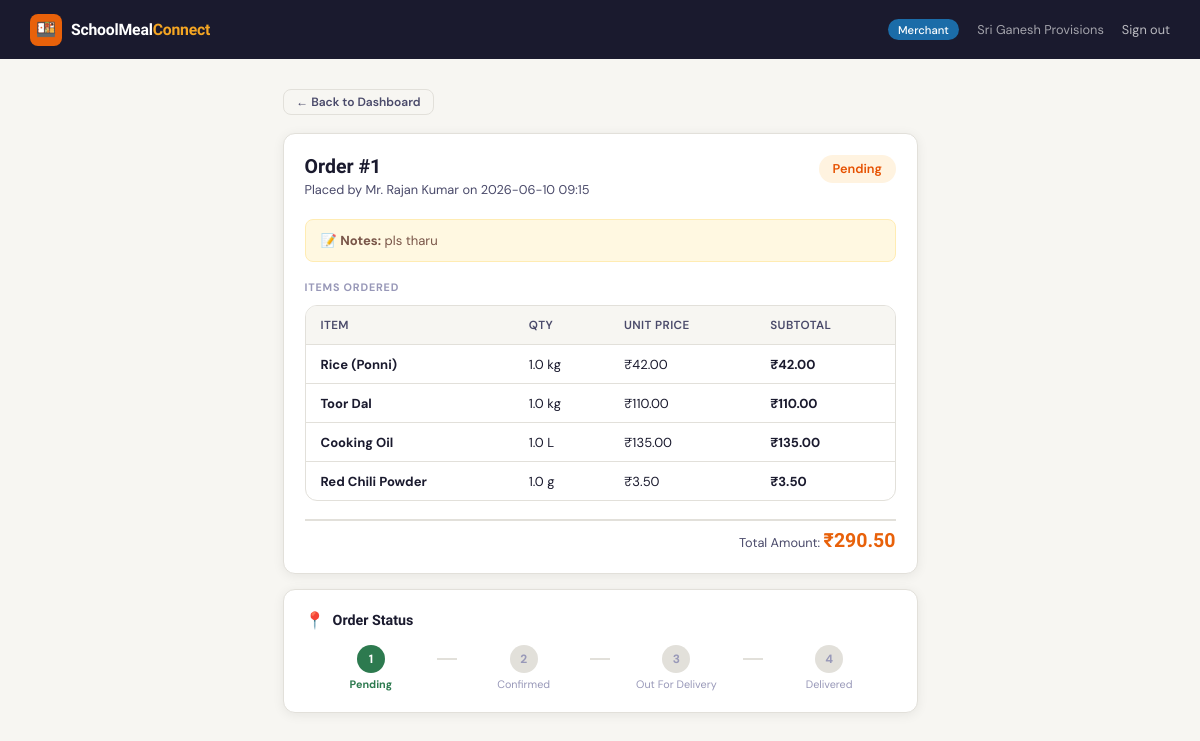
The page /order/1 (signed in) on the database its author committed.
### tables this page shows
CREATE TABLE orders (
            id           INTEGER PRIMARY KEY AUTOINCREMENT,
            placed_by    INTEGER NOT NULL REFERENCES users(id),
            delivery_id  INTEGER REFERENCES users(id),
            status       TEXT    NOT NULL DEFAULT 'pending'
                             CHECK(status IN ('pending','confirmed','out_for_delivery','delivered','cancelled')),
            total_amount REAL    NOT NULL DEFAULT 0,
            notes        TEXT,
            created_at   TIMESTAMP DEFAULT CURRENT_TIMESTAMP
        );

CREATE TABLE users (
            id            INTEGER PRIMARY KEY AUTOINCREMENT,
            username      TEXT    UNIQUE NOT NULL,
            password_hash TEXT    NOT NULL,
            role          TEXT    NOT NULL CHECK(role IN ('principal','school_staff','merchant','delivery')),
            name          TEXT    NOT NULL,
            phone         TEXT,
            created_at    TIMESTAMP DEFAULT CURRENT_TIMESTAMP
        );

CREATE TABLE order_items (
            id           INTEGER PRIMARY KEY AUTOINCREMENT,
            order_id     INTEGER NOT NULL REFERENCES orders(id),
            inventory_id INTEGER REFERENCES inventory(id),
            item_name    TEXT    NOT NULL,
            quantity     REAL    NOT NULL,
            unit         TEXT    NOT NULL,
            unit_price   REAL    NOT NULL
        );

### app.py (the view)
@app.route('/order/<int:order_id>')
def order_detail(order_id):
    user = current_user()
    if not user: return redirect(url_for('index'))
    db = get_db()
    order = db.execute('SELECT o.*, u.name as staff_name FROM orders o JOIN users u ON o.placed_by=u.id WHERE o.id=?', (order_id,)).fetchone()
    items = db.execute('SELECT * FROM order_items WHERE order_id=?', (order_id,)).fetchall()
    return render_template('order_detail.html', user=user, order=order, items=items)

### app.py (called while the page is built)
@app.before_request
def setup():
    init_db()

def current_user():
    return session.get('user')

### database.py (called while the page is built)
def get_db():
    if 'db' not in g:
        g.db = sqlite3.connect(DATABASE)
        g.db.row_factory = sqlite3.Row
        g.db.execute("PRAGMA foreign_keys = ON")
    return g.db

### templates/order_detail.html (shortened to what this page needs)
{% extends "base.html" %}
{% block content %}
<div class="page" style="max-width:680px">
  <div style="margin-bottom:1.2rem">
    <a href="{{ url_for('dashboard') }}" class="btn btn-ghost btn-sm">← Back to Dashboard</a>
  </div>
  <div class="card">
    <div style="display:flex;align-items:flex-start;justify-content:space-between;margin-bottom:1.4rem;flex-wrap:wrap;gap:.8rem">
      <div>
        <div style="font-family:'Sora',sans-serif;font-size:1.3rem;font-weight:700;color:var(--ink)">Order #{{ order.id }}</div>
        <div style="font-size:.85rem;color:var(--ink-mid);margin-top:.2rem">Placed by {{ order.staff_name }} on {{ order.created_at[:16] }}</div>
      </div>
      <span class="badge badge-{{ order.status }}" style="font-size:.85rem;padding:.35rem .9rem">{{ order.status.replace('_',' ').title() }}</span>
    </div>
    {% if order.notes %}
    <div style="background:#FFF8E1;border:1px solid #FFECB3;border-radius:8px;padding:.8rem 1rem;margin-bottom:1.2rem;font-size:.87rem;color:#795548">
      📝 <strong>Notes:</strong> {{ order.notes }}
    </div>
    {% endif %}
    <div class="section-label">Items Ordered</div>
    <div class="table-wrap" style="margin-bottom:1.2rem">
      <table>
        <thead><tr><th>Item</th><th>Qty</th><th>Unit Price</th><th>Subtotal</th></tr></thead>
        <tbody>
        {% for item in items %}
          <tr>
            <td><strong>{{ item.item_name }}</strong></td>
            <td>{{ item.quantity }} {{ item.unit }}</td>
            <td>₹{{ "%.2f"|format(item.unit_price) }}</td>
            <td><strong>₹{{ "%.2f"|format(item.quantity * item.unit_price) }}</strong></td>
          </tr>
        {% endfor %}
        </tbody>
      </table>
    </div>
    <div style="text-align:right;padding-top:.5rem;border-top:2px solid var(--border)">
      <span style="font-size:.85rem;color:var(--ink-mid)">Total Amount: </span>
      <span style="font-family:'Sora',sans-serif;font-size:1.3rem;font-weight:700;color:var(--saffron)">₹{{ "%.2f"|format(order.total_amount) }}</span>
    </div>
  </div>
  <div class="card" style="margin-top:1rem">
    <div class="card-title"><span class="icon">📍</span> Order Status</div>
    <div style="display:flex;align-items:center;gap:0;margin-top:.5rem">
      {% set statuses = ['pending','confirmed','out_for_delivery','delivered'] %}
      {% set idx = statuses.index(order.status) if order.status in statuses else 0 %}
      {% for s in statuses %}
      {% set i = loop.index0 %}
      <div style="flex:1;text-align:center">
        <div style="width:28px;height:28px;border-radius:50%;margin:0 auto;display:flex;align-items:center;justify-content:center;font-size:.8rem;font-weight:700;
          background:{% if i <= idx %}var(--leaf){% else %}var(--border){% endif %};
          color:{% if i <= idx %}#fff{% else %}var(--ink-soft){% endif %}">
          {% if i < idx %}✓{% else %}{{ i+1 }}{% endif %}
        </div>
        <div style="font-size:.72rem;color:{% if i==idx %}var(--leaf){% else %}var(--ink-soft){% endif %};font-weight:{% if i==idx %}700{% else %}400{% endif %};margin-top:.3rem">
          {{ s.replace('_',' ').title() }}
        </div>
      </div>
      {% if not loop.last %}
      <div style="flex:0 0 20px;height:2px;background:{% if i < idx %}var(--leaf){% else %}var(--border){% endif %};margin-bottom:18px"></div>
      {% endif %}
      {% endfor %}
    </div>
  </div>
</div>
{% endblock %}

### templates/base.html (style rules this page uses)
:root { --saffron: #E8610A; --turmeric: #F5A623; --leaf: #2D7A4F; --leaf-lt: #EBF6EF; --sky: #1B6CA8; --sky-lt: #EBF4FB; --ink: #1A1A2E; --ink-mid: #4A4A6A; --ink-soft: #9898B8; --bg: #F7F6F2; --card: #FFFFFF; --border: #E2E0DA; --radius: 12px; --shadow: 0 2px 12px rgba(0,0,0,.07); }
*,*::before,*::after { box-sizing:border-box;margin:0;padding:0 }
html { font-size:15px;-webkit-font-smoothing:antialiased }
body { font-family:'DM Sans',sans-serif;background:var(--bg);color:var(--ink);min-height:100vh }
.page { max-width:1200px;margin:0 auto;padding:2rem 1.5rem }
.card { background:var(--card);border:1px solid var(--border);border-radius:var(--radius);padding:1.4rem;box-shadow:var(--shadow) }
.card-title { font-family:'Sora',sans-serif;font-size:.95rem;font-weight:700;color:var(--ink);margin-bottom:1rem;display:flex;align-items:center;gap:.5rem }
.card-title .icon { font-size:1.1rem }
.table-wrap { overflow-x:auto;border-radius:var(--radius);border:1px solid var(--border) }
table { width:100%;border-collapse:collapse;font-size:.87rem }
thead th { background:var(--bg);padding:.75rem 1rem;text-align:left;font-weight:600;color:var(--ink-mid);font-size:.78rem;text-transform:uppercase;letter-spacing:.4px;border-bottom:1px solid var(--border) }
tbody tr { border-bottom:1px solid var(--border);transition:background .15s }
tbody tr:last-child { border-bottom:none }
tbody td { padding:.7rem 1rem;color:var(--ink);vertical-align:middle }
.badge { display:inline-flex;align-items:center;gap:.3rem;padding:.2rem .65rem;border-radius:20px;font-size:.74rem;font-weight:600 }
.badge-pending { background:#FFF3E0;color:#E65100 }
.btn { display:inline-flex;align-items:center;gap:.4rem;padding:.6rem 1.2rem;border-radius:8px;font-family:inherit;font-size:.875rem;font-weight:600;cursor:pointer;border:none;transition:all .2s;text-decoration:none;line-height:1 }
.btn-ghost { background:transparent;color:var(--ink-mid);border:1.5px solid var(--border) }
.btn-sm { padding:.4rem .85rem;font-size:.8rem }
.section-label { font-size:.72rem;font-weight:700;text-transform:uppercase;letter-spacing:.8px;color:var(--ink-soft);margin-bottom:.7rem }

### rows shown on the page
orders: id "1", created_at "2026-06-10 09:15", status.replace "Pending", notes "pls tharu", total_amount "290.50", i+1 "1", replace "Pending"
users: staff_name "Mr. Rajan Kumar"
order_items: item_name "Rice (Ponni)", quantity "1.0", unit "kg", unit_price "42.00", item.quantity*item.unit_price "42.00"
order_items: item_name "Toor Dal", quantity "1.0", unit "kg", unit_price "110.00", item.quantity*item.unit_price "110.00"
order_items: item_name "Cooking Oil", quantity "1.0", unit "L", unit_price "135.00", item.quantity*item.unit_price "135.00"
order_items: item_name "Red Chili Powder", quantity "1.0", unit "g", unit_price "3.50", item.quantity*item.unit_price "3.50"

### other values the page prints
{{ session.user.name }} "Sri Ganesh Provisions"
{{ i+1 }} "2" "3" "4"
{{ s.replace('_',' ').title() }} "Confirmed" "Out For Delivery" "Delivered"
